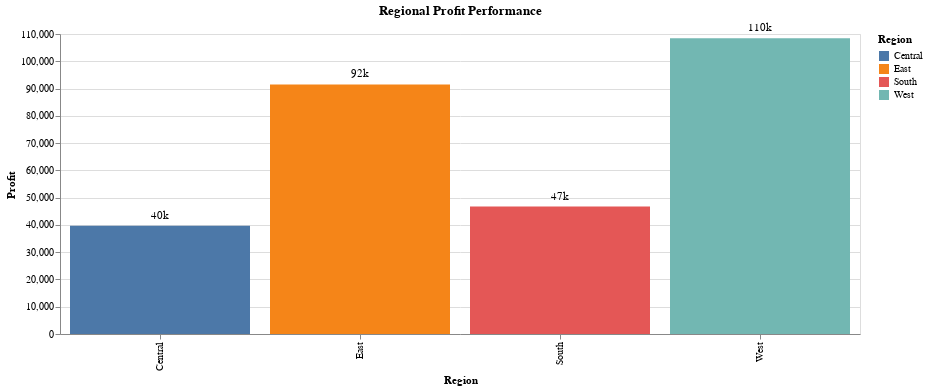

Write notebook code for a chart like this one.
### Code cell
# prompt: Using dataframe df_regional_performance: histogram, region on the x axis, profit on the y axis, different colors, data labels, names on regions on the x axis. Make the plot wider.

import altair as alt

# Create the base chart
chart = alt.Chart(df_regional_performance).mark_bar().encode(
    # Map Region to the x-axis and provide axis labels
    x=alt.X('Region', axis=alt.Axis(title='Region')),
    # Map TotalProfit to the y-axis and provide axis labels
    y=alt.Y('TotalProfit', axis=alt.Axis(title='Profit')),
    # Color the bars by Region
    color='Region',
    # Add tooltips to display Region and TotalProfit when hovering
    tooltip=['Region', 'TotalProfit']
).properties(
    # Set the title of the chart
    title='Regional Profit Performance',
    # Set the width of the chart
    width=800
)

# Add text labels for the profit values on top of the bars
text = chart.mark_text(
    align='center',
    baseline='bottom',
    # Set the displacement of the text labels
    dy=-5
).encode(
    # Map TotalProfit to the text label
    text=alt.Text('TotalProfit', format='.2s'),
    # Set the color of the text labels
    color=alt.value('black')
)

# Combine the bars and text layers
combined_chart = chart + text

# Display the chart
combined_chart

### Figure 1 — Vega-Lite specification as saved in the notebook (floating-point values rounded to 4 significant figures)
{"config": {"view": {"continuousWidth": 300, "continuousHeight": 300}}, "layer": [{"mark": {"type": "bar"}, "encoding": {"color": {"field": "Region", "type": "nominal"}, "tooltip": [{"field": "Region", "type": "nominal"}, {"field": "TotalProfit", "type": "quantitative"}], "x": {"axis": {"title": "Region"}, "field": "Region", "type": "nominal"}, "y": {"axis": {"title": "Profit"}, "field": "TotalProfit", "type": "quantitative"}}, "title": "Regional Profit Performance"}, {"mark": {"type": "text", "align": "center", "baseline": "bottom", "dy": -5}, "encoding": {"color": {"value": "black"}, "text": {"field": "TotalProfit", "format": ".2s", "type": "quantitative"}, "tooltip": [{"field": "Region", "type": "nominal"}, {"field": "TotalProfit", "type": "quantitative"}], "x": {"axis": {"title": "Region"}, "field": "Region", "type": "nominal"}, "y": {"axis": {"title": "Profit"}, "field": "TotalProfit", "type": "quantitative"}}, "title": "Regional Profit Performance"}], "data": {"name": "data-297ac6d1b84999a756ff3cccecfca6dd"}, "width": 800, "$schema": "https://vega.github.io/schema/vega-lite/v5.20.1.json", "datasets": {"data-297ac6d1b84999a756ff3cccecfca6dd": [{"Region": "Central", "TotalSales": 501200.0, "TotalProfit": 39710.0}, {"Region": "East", "TotalSales": 678800.0, "TotalProfit": 91520.0}, {"Region": "South", "TotalSales": 391700.0, "TotalProfit": 46750.0}, {"Region": "West", "TotalSales": 725500.0, "TotalProfit": 108400.0}]}}
